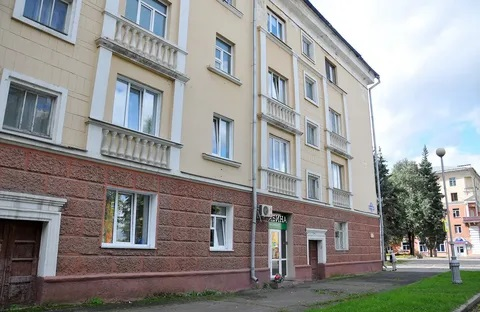
#> input picture place_photos/domGRES2.jpg, 480 x 312 px
$ python image_detection.py
#> lines starting #> are read from the running program, lines starting #| are printed output that depends on the picture
from itertools import product
from PIL import Image, ImageChops

from place_data import places_data

def summarise(img):
    resized = img.resize((64, 64))
    return resized

def difference(img1, img2):
    diff = ImageChops.difference(img1, img2)

    acc = 0
    width, height = diff.size
    for w, h in product(range(width), range(height)):
        r, g, b = diff.getpixel((w, h))
        acc += (r + g + b) / 3

    average_diff = acc / (width * height)
    normalised_diff = average_diff / 255
    return normalised_diff

def found_img_in_database(img):
    diffs = []
#> diffs = []
    img_sum = summarise(img)
#> in summarise, `resized = img.resize((64, 64))`:
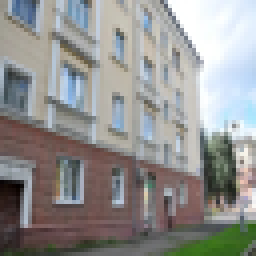
#> resized: PIL image 64x64 RGB (shown 4 times larger); mean R, G, B 146, 145.8, 144.1
#> img is the input picture: PIL image 480x312 RGB; mean R, G, B 146.1, 145.8, 144.1

    for obj in places_data:
        obj_img = Image.open(obj.get('img'))
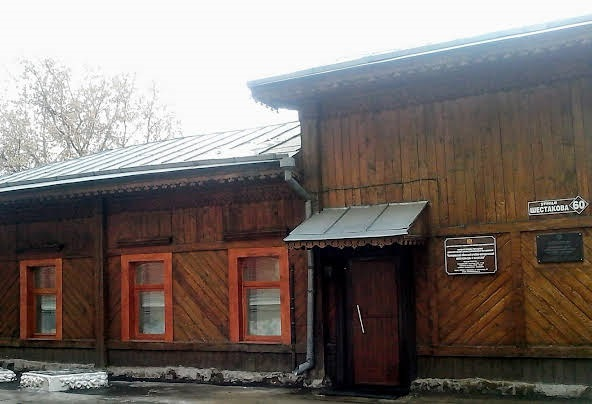
#> input picture place_photos/dom_gubkinih.jpg, 592 x 404 px
#> obj_img is the input picture: PIL image 592x404 RGB; mean R, G, B 120.6, 111.7, 107.1
        obj_img_sum = summarise(obj_img)
#> in summarise (call 2), `resized = img.resize((64, 64))`:
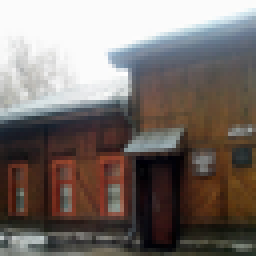
#> resized: PIL image 64x64 RGB (shown 4 times larger); mean R, G, B 120.7, 111.7, 107.1

        diffs.append(difference(img_sum, obj_img_sum))
#> in difference, `diff = ImageChops.difference(img1, img2)`:
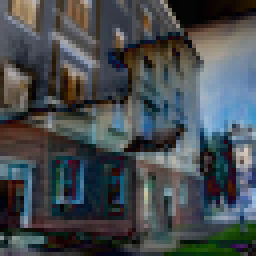
#> diff: PIL image 64x64 RGB (shown 4 times larger); mean R, G, B 69.9, 75.6, 79
#> the loop in difference, `for w, h in product(range(width), range(height)):` made 4096 passes
#> (r, g, b, acc) on passes 1 to 3: (103, 106, 115, 108), (105, 109, 119, 219), (102, 105, 115, 326.3)
#> after the loop in difference, `for w, h in product(range(width), range(height)):`: acc = 306494
#> in difference, `average_diff = acc / (width * height)`: average_diff = 74.83
#> in difference, `normalised_diff = average_diff / 255`: normalised_diff = 0.293
#> pass 2 of the loop in found_img_in_database, `for obj in places_data:`:
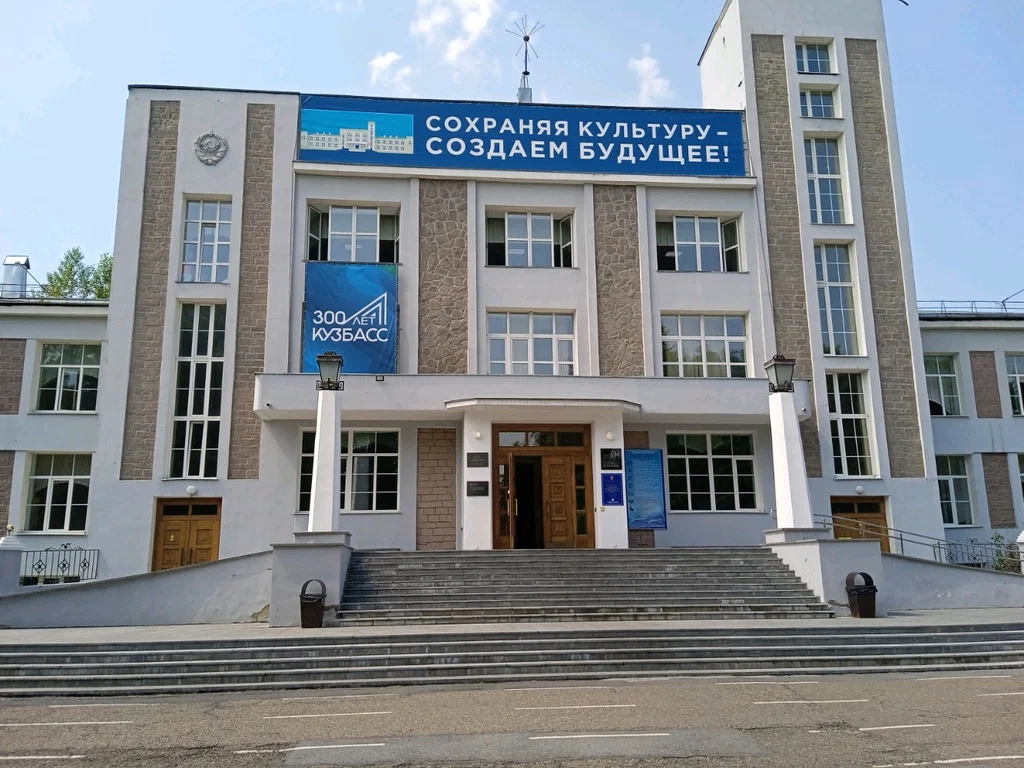
#> input picture place_photos/kokki.jpg, 1024 x 768 px
#> in found_img_in_database, obj_img is the input picture: PIL image 1024x768 RGB; mean R, G, B 129.8, 136.3, 142.4
#> in summarise (call 3), `resized = img.resize((64, 64))`:
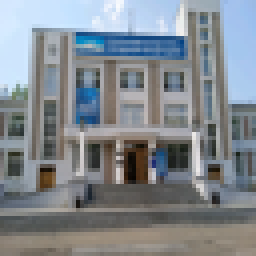
#> resized: PIL image 64x64 RGB (shown 4 times larger); mean R, G, B 129.8, 136.3, 142.4
#> in difference (call 2), `diff = ImageChops.difference(img1, img2)`:
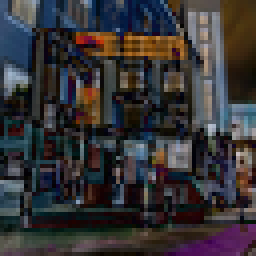
#> diff: PIL image 64x64 RGB (shown 4 times larger); mean R, G, B 54, 51.4, 53.8
#> the loop in difference (call 2), `for w, h in product(range(width), range(height)):` made 4096 passes
#> (r, g, b, acc) on passes 1 to 3: (64, 86, 117, 89), (66, 90, 121, 181.3), (63, 85, 118, 270)
#> after the loop in difference (call 2), `for w, h in product(range(width), range(height)):`: acc = 217363
#> average_diff = 53.07
#> normalised_diff = 0.208
#> pass 3 of the loop in found_img_in_database, `for obj in places_data:`:
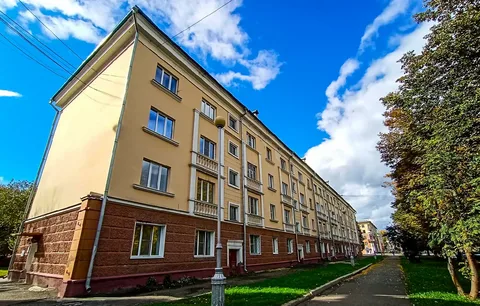
#> input picture place_photos/domGRES.jpg, 480 x 306 px
#> in found_img_in_database, obj_img is the input picture: PIL image 480x306 RGB; mean R, G, B 99.7, 120.9, 126.8
#> in summarise (call 4), `resized = img.resize((64, 64))`:
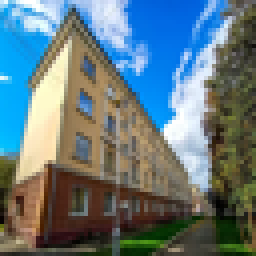
#> resized: PIL image 64x64 RGB (shown 4 times larger); mean R, G, B 99.8, 120.9, 126.8
#> in difference (call 3), `diff = ImageChops.difference(img1, img2)`:
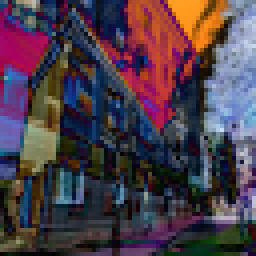
#> diff: PIL image 64x64 RGB (shown 4 times larger); mean R, G, B 76.6, 61.3, 73.7
#> the loop in difference (call 3), `for w, h in product(range(width), range(height)):` made 4096 passes
#> (r, g, b, acc) on passes 1 to 3: (49, 86, 115, 83.33), (9, 70, 114, 147.7), (56, 42, 102, 214.3)
#> the loop made 5 passes; the first 3 are shown

    for idx, diff in enumerate(diffs):
        if diff < 0.1:
            return idx
    return None

if __name__ == "__main__":
    found_img_in_database(Image.open('place_photos/domGRES2.jpg'))
